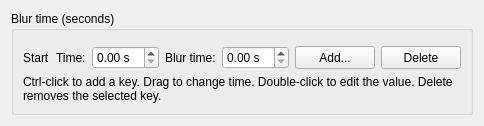
        <widget class="QWidget" name="blurVisualPage"><layout class="QVBoxLayout" name="blurVisualPageLayout">
         <item><widget class="QGroupBox" name="blurVisualGroup"><property name="title"><string>Blur time (seconds)</string></property><layout class="QVBoxLayout" name="blurVisualGroupLayout">
          <item><widget class="EmitterKeyframeBar" name="blurGraphBar"><property name="scalarMode" stdset="0"><bool>true</bool></property><property name="accessibleName"><string>Blur time (seconds) keyframe timeline</string></property></widget></item>
          <item><layout class="QHBoxLayout" name="blurSelectedKeyLayout">
           <item><widget class="QLabel" name="blurKeySelectionLabel"><property name="text"><string>Start</string></property><property name="sizePolicy"><sizepolicy hsizetype="Maximum" vsizetype="Preferred"><horstretch>0</horstretch><verstretch>0</verstretch></sizepolicy></property></widget></item>
           <item><widget class="QLabel" name="blurKeyTimeLabel"><property name="text"><string>Time:</string></property><property name="sizePolicy"><sizepolicy hsizetype="Maximum" vsizetype="Preferred"><horstretch>0</horstretch><verstretch>0</verstretch></sizepolicy></property></widget></item><item><widget class="QDoubleSpinBox" name="blurKeyTimeSpin"><property name="maximumSize"><size><width>210</width><height>16777215</height></size></property><property name="suffix"><string> s</string></property></widget></item>
           <item><widget class="QLabel" name="blurKeyValueLabel"><property name="text"><string>Blur time:</string></property><property name="sizePolicy"><sizepolicy hsizetype="Maximum" vsizetype="Preferred"><horstretch>0</horstretch><verstretch>0</verstretch></sizepolicy></property></widget></item><item><widget class="QDoubleSpinBox" name="blurKeyValueSpin"><property name="maximumSize"><size><width>210</width><height>16777215</height></size></property><property name="suffix"><string> s</string></property></widget></item>
           <item><spacer name="blurSelectedKeySpacer"><property name="orientation"><enum>Qt::Horizontal</enum></property><property name="sizeHint" stdset="0"><size><width>0</width><height>0</height></size></property></spacer></item>
           <item><widget class="QPushButton" name="blurVisualAddButton"><property name="text"><string>Add...</string></property><property name="sizePolicy"><sizepolicy hsizetype="Maximum" vsizetype="Preferred"><horstretch>0</horstretch><verstretch>0</verstretch></sizepolicy></property></widget></item><item><widget class="QPushButton" name="blurVisualRemoveButton"><property name="text"><string>Delete</string></property><property name="sizePolicy"><sizepolicy hsizetype="Maximum" vsizetype="Preferred"><horstretch>0</horstretch><verstretch>0</verstretch></sizepolicy></property></widget></item>
          </layout></item>
          <item><widget class="QLabel" name="blurGraphHelpLabel"><property name="text"><string>Ctrl-click to add a key. Drag to change time. Double-click to edit the value. Delete removes the selected key.</string></property><property name="wordWrap"><bool>true</bool></property></widget></item>
         </layout></widget></item>
        </layout></widget>
